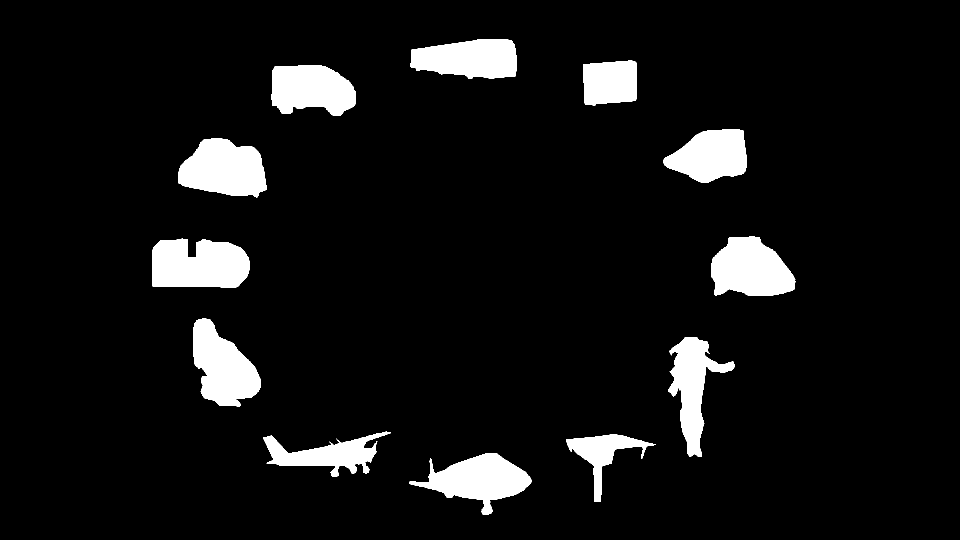
#> input picture images/shapes/str10_mask.png, 1920 x 1080 px (shown at 1/2 size); its folder holds only this picture in this run
$ python ground_truth.py   (older library calls are emulated)
#> lines starting #> are read from the running program, lines starting #| are printed output that depends on the picture; after the words box and inside, x2 and y2 are one past the last pixel; in counts of white or black regions, pixels touching at a corner belong together
from __future__ import absolute_import
from __future__ import division
from __future__ import print_function

import cv2 as cv
import numpy as np

import sys, getopt, os
import math
from scipy.spatial import distance
import random
from sklearn.preprocessing import MinMaxScaler


## Pipeline:
# - find contours
# - Create ROI
# - Open fixation map for each participant
# - For each area take X number of fixations and make ground truth map

def parse_area(name, blank_image, bx, by, bw, bh, max_fix, sigma, kernel, binary, area):

    # scaler = MinMaxScaler(copy=True, feature_range=(0, 255))
    # scaler.fit()

    with open('../fixations/' + name + '.txt', 'r') as file:
        line = True
        max_i = 0
        while line:
            line = file.readline()
            if not line:
                break
            line_split = line.split()
            # In case of new participant reset
            if len(line_split) <= 1:
                max_i = 0
                continue
            # in case of overcoming the number of fixation for current participant continue
            if max_i >= max_fix:
                continue
            pt_x = float(line_split[3])
            pt_y = float(line_split[4])

            # In case of fixation within bounding area:
            if (bx <= pt_x <= bx + bw) and (by <= pt_y <= by + bh):
                max_i = max_i + 1
                blank_image[int(math.floor(pt_y - by)) - 2 + area:int(math.floor(pt_y - by)) + 2 + area, int(math.floor(pt_x - bx)) - 2 + area:int(math.floor(pt_x - bx)) + 2 + area, 0] = 255
                # cv.imshow('saliency', blank_image)
                # cv.waitKey(0)
                # cv.destroyAllWindows()

    if sigma > 0:
        blank_image = cv.GaussianBlur(blank_image, (int(kernel), int(kernel)), float(sigma))
        #scale image up to 255
        blank_image = blank_image * int(255 / blank_image.max())
        # scale 0 - 1 = 0 - 255 for network
        scaled_image = np.zeros((blank_image.shape[0], blank_image.shape[1], 1), np.float64)
        delim = 1./255
        scaled_image = blank_image * delim
        #blank_image = scaler.transform(blank_image)
    return blank_image, scaled_image

def extract_ground_truth(fixations, sigma, kernel, binary, resize, width, heigth, area):
    # load images

    im_counter = 0

    for file in os.listdir('../images/shapes/.'):
        if file.endswith(".png"):
            img = cv.imread(os.path.join('../images/shapes/.', file), 0)
            img_color = cv.imread(os.path.join('../images/shapes/.', file))

            name = os.path.splitext(file)[0]
            # binarize it (just to be sure)
            ret, thr = cv.threshold(img, 127, 255, cv.THRESH_BINARY)
            # find contours of image
            # cv.CHAIN_APPROX_NONE -> we are looking for each boundary pixel
            # cv.RETR_EXTERNAL -> we are not looking for contours in contours
            im2, contours, hierarchy = cv.findContours(thr, cv.RETR_EXTERNAL, cv.CHAIN_APPROX_NONE)

            for cnt in contours:
                if cnt.shape[0] < 30:
                    # erase noise
                    continue

                # # center of mass
                # M = cv.moments(cnt)
                # cx = int(M['m10'] / M['m00'])
                # cy = int(M['m01'] / M['m00'])

                # find max / min point of the contour
                max_x = np.max([a[0][0] for a in cnt])
                min_x = np.min([a[0][0] for a in cnt])
                max_y = np.max([a[0][1] for a in cnt])
                min_y = np.min([a[0][1] for a in cnt])

                # create empty image for each shape
                # TODO predefined size for later deep learning ??

                bx, by, bw, bh = cv.boundingRect(cnt)

                # area px on each side
                blank_image = np.zeros((max_y - min_y + 2 * area, max_x - min_x + 2 * area, 1), np.uint8)
                shape_image = np.zeros((max_y - min_y + 2 * area, max_x - min_x + 2 * area, 1), np.uint8)
                shape_image[area:area+bh, area:area+bw, 0] = thr[by:by+bh, bx:bx+bw]


                blank_image, scaled_image = parse_area(name, blank_image, bx, by, bw, bh, fixations, sigma, kernel, binary, area)

                cv.rectangle(img_color, (bx,by), (bx+bw,by+bh), (random.randint(0,255), random.randint(0,255), random.randint(0,255)))
                cv.drawContours(img_color, [cnt], 0, (random.randint(0,255), random.randint(0,255), random.randint(0,255)), 3)

                # [6 lines of commented-out code are left out]
                cv.imwrite('../images/local_gt/'+str(im_counter)+'_gt.png', blank_image)
                cv.imwrite('../images/local_gt/'+str(im_counter)+'_shape.png', shape_image)
                cv.imwrite('../images/local_gt/'+str(im_counter)+'_gt_scaled.png', scaled_image)
                im_counter = im_counter + 1


            # cv.imshow('test',img_color)
            # cv.waitKey(0)
            # cv.destroyAllWindows()


def main(argv):
    fixations = 4
    sigma = 32
    binary = False
    resize = False
    width = 400
    heigth = 400
    kernel = 3
    area = 50
    try:
      opts, args = getopt.getopt(argv, "hf:s:k:ba:", ["fixations=", "sigma=", "kernel=", "area="])
    except getopt.GetoptError:
      print('ground_truth.py -f <number_of_fixations> -s <sigma> -k <kernel_size> -b (if set then binary) -r (if to resize) -w <width> -h <heigth> -a <margin_area>')
      sys.exit(2)
    for opt, arg in opts:
      if opt == '-h':
         print('ground_truth.py -f <number_of_fixations> -s <sigma> -k <kernel_size> -b (if set then binary) -r (if to resize) -w <width> -h <heigth> -a <margin_area>')
         sys.exit()
      elif opt == '-f':
          fixations = int(arg)
      elif opt == '-t':
          time = arg
      elif opt == '-k':
          kernel = arg
      elif opt == '-b':
          binary = True
      elif opt == '-r':
          resize = True
      elif opt == '-w':
          width = arg
      elif opt == '-h':
          heigth = arg
      elif opt == '-a':
          area = arg
    extract_ground_truth(fixations, sigma, kernel, binary, resize, width, heigth, area)
#> in extract_ground_truth, `img = cv.imread(os.path.join('../images/shapes/.', file), 0)`: img: shape (1080, 1920); 7.4% white; 12 white regions
#> in extract_ground_truth, img_color is the input picture: shape (1080, 1920, 3); 7.4% white; 12 white regions, largest, box (x1, y1, x2, y2) and area: (304, 477, 500, 575) 16477, (356, 276, 533, 395) 15350, (1422, 473, 1591, 592) 14961
#> in extract_ground_truth, `im2, contours, hierarchy = cv.findContours(thr, cv.RETR_EXTERNAL, cv.C..`: contours = 12 contours; largest, box (x1, y1, x2, y2) and area: (304, 477, 500, 575) 16190, (356, 276, 533, 395) 15114, (1422, 473, 1591, 592) 14728, (386, 637, 521, 813) 14492, (818, 906, 1064, 1030) 13996
#> the loop in extract_ground_truth, `for cnt in contours:` made 1 pass
#> (max_x, min_x, max_y, min_y, bx, by, bw, bh) on pass 1: (1063, 818, 1029, 906, 818, 906, 246, 124)
#> after the loop in extract_ground_truth, `for cnt in contours:`:
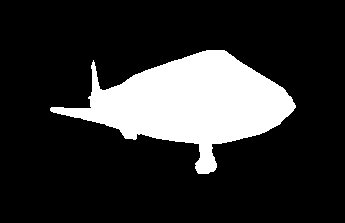
#> shape_image: shape (223, 345, 1); 18.6% white; 1 white region, box (x1, y1, x2, y2) and area: (50, 50, 296, 174) 14316
#> after the loop in extract_ground_truth, `for cnt in contours:`: im_counter = 0

if __name__ == "__main__":
    print(sys.argv)
#> (the run stopped early here; a loop or call above may not have finished)

$ run again, on images/shapes/str1_mask.png
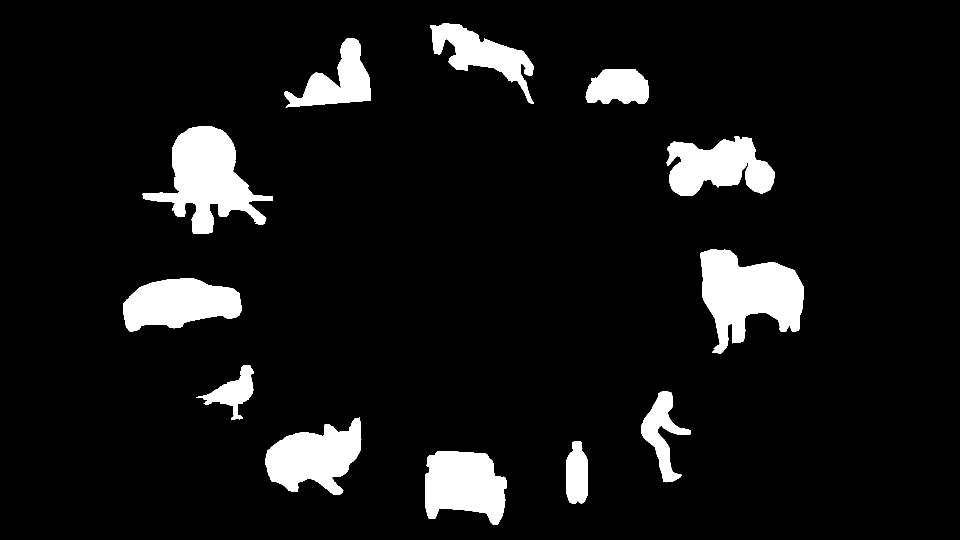
#> input picture images/shapes/str1_mask.png, 1920 x 1080 px (shown at 1/2 size)
#> img: shape (1080, 1920); 8.1% white; 12 white regions
#> in extract_ground_truth, img_color is the input picture: shape (1080, 1920, 3); 8.1% white; 12 white regions, largest, box (x1, y1, x2, y2) and area: (1400, 499, 1608, 708) 25775, (285, 252, 546, 468) 25226, (850, 902, 1014, 1050) 18085
#> contours = 12 contours; largest, box (x1, y1, x2, y2) and area: (1400, 499, 1608, 708) 25346, (285, 252, 546, 468) 24702, (850, 902, 1014, 1050) 17799, (531, 835, 723, 990) 17730, (246, 556, 483, 663) 17489
#> the loop in extract_ground_truth, `for cnt in contours:` made 1 pass
#> (max_x, min_x, max_y, min_y, bx, by, bw, bh) on pass 1: (1013, 850, 1049, 902, 850, 902, 164, 148)
#> after the loop in extract_ground_truth, `for cnt in contours:`:
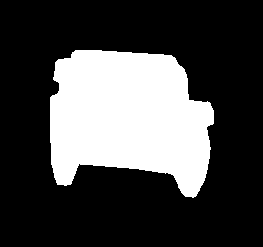
#> shape_image: shape (247, 263, 1); 27.8% white; 1 white region, box (x1, y1, x2, y2) and area: (50, 50, 214, 198) 18085
#> after the loop in extract_ground_truth, `for cnt in contours:`: im_counter = 0
